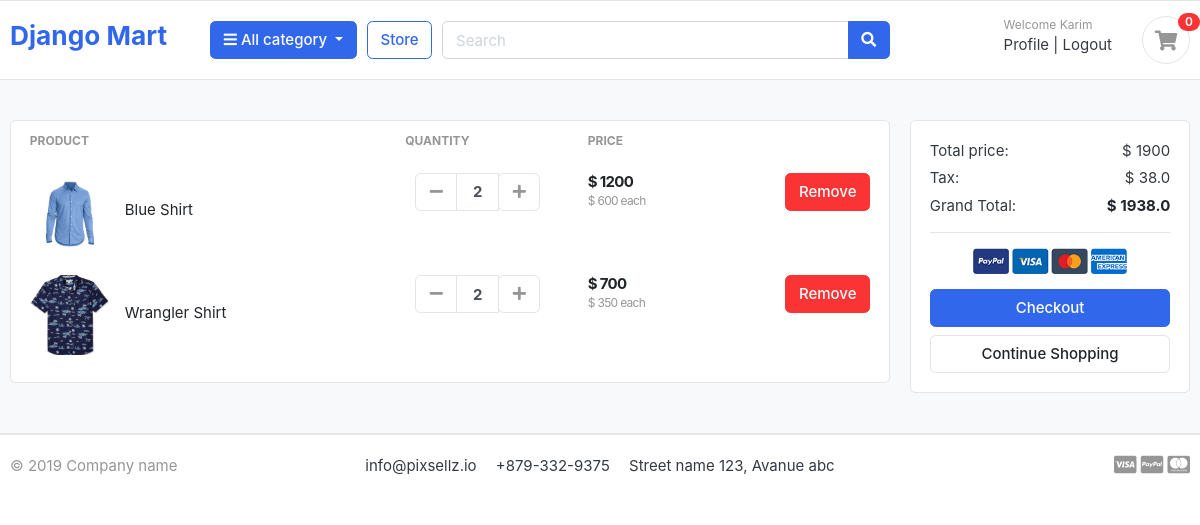
The app's page /cart/ (signed in) with its own data.
### cart/models.py (models this page shows, shortened)
class CartItem(models.Model):
    user = models.ForeignKey(User, on_delete=models.CASCADE, null=True)
    product = models.ForeignKey(Product, on_delete=models.CASCADE)
    cart = models.ForeignKey(Cart, on_delete=models.CASCADE, null=True)
    quantity = models.IntegerField()
    is_active = models.BooleanField(default=True)
    def sub_total(self):
        return self.product.price * self.quantity

### store/models.py (models this page shows, shortened)
class Product(models.Model):
    product_name = models.CharField(max_length=100, unique=True)
    slug = models.SlugField(max_length=200, unique=True)
    description = models.TextField(max_length=500, blank=True)
    price = models.IntegerField()
    images = models.ImageField(upload_to='photos/products')
    stock = models.IntegerField()
    is_available = models.BooleanField(default=True)
    category = models.ForeignKey(Category, on_delete=models.CASCADE)
    created_date = models.DateTimeField(auto_now_add=True)
    modified_date = models.DateTimeField(auto_now=True)

### cart/views.py (the view)
# urls.py: path('', views.cart, name='cart'),
def cart(request, total=0, quantity=0, cart_items=None):
    try:
        tax = 0
        grand_total = 0
        if request.user.is_authenticated:
            cart_items = CartItem.objects.filter(user=request.user, is_active=True)
        else:
            cart = Cart.objects.get(cart_id=_cart_id(request))
            cart_items = CartItem.objects.filter(cart=cart, is_active=True)
        for cart_item in cart_items:
            total += (cart_item.product.price * cart_item.quantity)
            quantity += cart_item.quantity
        tax = (2 * total)/100
        grand_total = total + tax
    except ObjectDoesNotExist:
        pass #just ignore
    context = {
        'total': total,
        'quantity': quantity,
        'cart_items': cart_items,
        'tax'       : tax,
        'grand_total': grand_total,
    }
    return render(request, 'cart/cart.html', context)

### cart/templates/cart/cart.html (shortened to what this page needs)
{% extends 'base.html' %}
{% load static %}
{% block body %}
<section class="section-content padding-y bg">
  <div class="container">
    {% if not cart_items %}
    <h2 class="text-center">Your Shopping Cart is Empty</h2>
    <br />
    <div class="text-center">
      <a href="{% url 'store' %}" class="btn btn-primary">Continue Shopping</a>
    </div>
    {% else %}
    <div class="row">
      <aside class="col-lg-9">
        <div class="card">
          <table class="table table-borderless table-shopping-cart">
            <thead class="text-muted">
              <tr class="small text-uppercase">
                <th scope="col">Product</th>
                <th scope="col" width="120">Quantity</th>
                <th scope="col" width="120">Price</th>
                <th scope="col" class="text-right" width="200"></th>
              </tr>
            </thead>
            <tbody>
              {% for cart_item in cart_items %}
              <tr>
                <td>
                  <figure class="itemside align-items-center">
                    <div class="aside">
                      <img
                        src="{{ cart_item.product.images.url }}"
                        class="img-sm"
                      />
                    </div>
                    <figcaption class="info">
                      <a
                        href="{{ cart_item.product.get_url }}"
                        class="title text-dark"
                        >{{ cart_item.product.product_name }}</a
                      >
                    </figcaption>
                  </figure>
                </td>
                <td>
                  <div class="col">
                    <div class="input-group input-spinner">
                      <div class="input-group-prepend">
                        <a
                          href="{% url 'remove_cart' cart_item.product.id cart_item.id %}"
                          class="btn btn-light"
                          type="button"
                          id="button-plus"
                        >
                          <i class="fa fa-minus"></i>
                        </a>
                      </div>
                      <input
                        type="text"
                        class="form-control"
                        value="{{ cart_item.quantity }}"
                      />
                      <div class="input-group-append">
                        <form
                          action="{% url 'add_cart' cart_item.product.id %}"
                          method="POST"
                        >
                          <button
                            class="btn btn-light"
                            type="submit"
                            id="button-minus"
                          >
                            <i class="fa fa-plus"></i>
                          </button>
                        </form>
                      </div>
                    </div>
                  </div>
                </td>
                <td>
                  <div class="price-wrap">
                    <var class="price">$ {{ cart_item.sub_total }}</var>
                    <small class="text-muted">
                      $ {{ cart_item.product.price }} each
                    </small>
                  </div>
                </td>
                <td class="text-right">
                  <a
                    href="{% url 'remove_cart_item' cart_item.product.id cart_item.id %}"
                    onclick="return confirm('Are you sure you want to delete this item?')"
                    class="btn btn-danger"
                  >
                    Remove</a
                  >
                </td>
              </tr>
              {% endfor %}
            </tbody>
          </table>
        </div>
      </aside>
      <aside class="col-lg-3">
        <div class="card">
          <div class="card-body">
            <dl class="dlist-align">
              <dt>Total price:</dt>
              <dd class="text-right">$ {{total}}</dd>
            </dl>
            <dl class="dlist-align">
              <dt>Tax:</dt>
              <dd class="text-right">$ {{tax}}</dd>
            </dl>
            <dl class="dlist-align">
              <dt>Grand Total:</dt>
              <dd class="text-right text-dark b">
                <strong>$ {{grand_total}}</strong>
              </dd>
            </dl>
            <hr />
            <p class="text-center mb-3">
              <img
                src="{% static './images/misc/payments.png' %}"
                height="26"
              />
            </p>
            <a href="{% url 'checkout' %}" class="btn btn-primary btn-block">
              Checkout
            </a>
            <a href="{% url 'store' %}" class="btn btn-light btn-block"
              >Continue Shopping</a
            >
          </div>
        </div>
      </aside>
    </div>
    {% endif %}
  </div>
</section>
{% endblock %}

### templates/base.html (shortened to what this page needs)
{% load static %}
<!DOCTYPE html>
<html lang="en">
    <head>
        <link href="{% static 'css/bootstrap.css' %}" rel="stylesheet" type="text/css" />
        <link
          href="{% static 'fonts/fontawesome/css/all.min.css' %}"
          type="text/css"
          rel="stylesheet"
        />
        <link href="{% static 'css/ui.css' %}" rel="stylesheet" type="text/css" />
        <link
          href="css/responsive.css"
          rel="stylesheet"
          media="only screen and (max-width: 1200px)"
        />
      </head>
<body>
    <header class="section-header">
        <section class="header-main border-bottom">
          <div class="container">
            <div class="row align-items-center">
              <div class="col-lg-2 col-md-3 col-6">
                <a href="{% url 'home' %}" class="brand-wrap">
                  <h3>Django Mart</h3>
                </a>
              </div>
              <div class="col-lg col-sm col-md col-6 flex-grow-0">
                <div class="category-wrap dropdown d-inline-block float-right">
                  <button
                    type="button"
                    class="btn btn-primary dropdown-toggle"
                    data-toggle="dropdown"
                  >
                    <i class="fa fa-bars"></i> All category
                  </button>
                </div>
              </div>
              <a href="{% url 'store' %}" class="btn btn-outline-primary">Store</a>
              <div class="col-lg col-md-6 col-sm-12 col">
                <form action="#" class="search">
                  <div class="input-group w-100">
                    <input
                      type="text"
                      class="form-control"
                      style="width: 60%"
                      placeholder="Search"
                    />
                    <div class="input-group-append">
                      <button class="btn btn-primary" type="submit">
                        <i class="fa fa-search"></i>
                      </button>
                    </div>
                  </div>
                </form>
              </div>
              <div class="col-lg-3 col-sm-6 col-8 order-2 order-lg-3">
                <div class="d-flex justify-content-end mb-3 mb-lg-0">
                  <div class="widget-header">
                    {% if request.user.is_authenticated %}
                    <small class="title text-muted">Welcome {{request.user.first_name}}</small>
                    <div>
                      <a href="{% url 'profile' %}">Profile</a>
                      <span class="dark-transp"> | </span>
                      <a href="{% url 'logout' %}"> Logout</a>
                      {%else%}
                      <small class="title text-muted">Welcome guest!</small>
                    <div>
                      <a href="{% url 'login' %}">Sign in</a>
                      <span class="dark-transp"> | </span>
                      <a href="{% url 'register' %}"> Register</a>
                    {% endif %}
                    </div>
                  </div>
                  <a href="{% url 'cart' %}" class="widget-header pl-3 ml-3">
                    <div class="icon icon-sm rounded-circle border">
                      <i class="fa fa-shopping-cart"></i>
                    </div>
                    <span class="badge badge-pill badge-danger notify">0</span>
                  </a>
                </div>
              </div>
            </div>
          </div>
        </section>
      </header>
      {% block body %}
      {% endblock %}
<footer class="section-footer border-top">
	<div class="container">
		<section class="footer-bottom border-top row">
			<div class="col-md-2">
				<p class="text-muted"> &copy 2019 Company name </p>
			</div>
			<div class="col-md-8 text-md-center">
				<span  class="px-2">info@pixsellz.io</span>
				<span  class="px-2">+879-332-9375</span>
				<span  class="px-2">Street name 123, Avanue abc</span>
			</div>
			<div class="col-md-2 text-md-right text-muted">
				<i class="fab fa-lg fa-cc-visa"></i>
				<i class="fab fa-lg fa-cc-paypal"></i>
				<i class="fab fa-lg fa-cc-mastercard"></i>
			</div>
		</section>
	</div>
</footer>
</body>
</html>

### static/css/ui.css (style rules this page uses)
html { font-family: "Inter", sans-serif; font-size: 15px; }
.price-wrap { letter-spacing: -0.7px; }
.icon-xs, .icon-sm, .icon-md, .icon-lg { display: inline-block; text-align: center; flex-shrink: 0; flex-grow: 0; }
.icon-sm { width: 48px; height: 48px; line-height: 48px !important; font-size: 20px; }
.img-xs, .img-sm, .img-md, .img-lg { -o-object-fit: cover; object-fit: cover; flex-shrink: 0; flex-grow: 0; }
.img-sm { width: 80px; height: 80px; }
.padding-y { padding-top: 40px; padding-bottom: 40px; }
var { font-style: normal; }
figure { margin-bottom: 0; }
.bg { background-color: #f8f9fa; }
.b { font-weight: 600; }
p:last-child { margin-bottom: 0; }
.header-main { position: relative; padding-top: 1rem; padding-bottom: 1rem; }
.widget-header { display: inline-block; vertical-align: middle; position: relative; }
.widget-header a { color: #343a40; }
.widget-header i { color: #969696; }
.widget-header .title { display: block; }
.widget-header .notify { position: absolute; top: -3px; right: -10px; }
.footer-bottom { padding-top: 20px; padding-bottom: 20px; }
.btn-light { background-color: #fff; border-color: #e4e4e4; }
.btn-light i { color: #969696; }
.itemside { position: relative; display: flex; width: 100%; }
.itemside .aside { position: relative; flex-shrink: 0; }
.itemside .info { padding-left: 15px; padding-right: 7px; }
.itemside .title { display: block; margin-bottom: 5px; color: #212529; }
[class*=dlist-] { margin-bottom: 5px; }
[class*=dlist-] dd { margin-bottom: 0; }
.dlist-align { display: flex; }
.dlist-align dt { width: 150px; word-wrap: break-word; font-weight: normal; }
.dlist-align dd { flex-grow: 1; }
.notify { position: absolute; top: -4px; right: -10px; display: inline-block; padding: 0.25em 0.6em; font-size: 12px; line-height: 1; text-align: center; border-radius: 3rem; color: #fff; background-color: #fa3434; }
.price { font-weight: 600; color: #212529; }
.input-spinner { width: 125px; flex-wrap: nowrap; display: inline-flex; vertical-align: middle; }
.input-spinner input.form-control { text-align: center; max-width: 46px; font-weight: bold; flex-basis: 46px; border-color: #e4e4e4; flex-grow: 0; }
.input-spinner .btn { width: 42px; text-align: center; padding-left: 0.5rem; padding-right: 0.5rem; }
.table-shopping-cart.table td, .table-shopping-cart.table th { padding-left: 1.25rem; padding-right: 1.25rem; }
.table-shopping-cart .price-wrap { line-height: 1.2; }
.table-shopping-cart .price { font-weight: bold; margin-right: 5px; display: block; }

### records on screen
CartItem: product.images (picture), product.product_name "Blue Shirt", quantity "2", sub_total "1200", product.price "600"
CartItem: product.images (picture), product.product_name "Wrangler Shirt", quantity "2", sub_total "700", product.price "350"

### other values on screen
{{ request.user.first_name }} "Karim"
{{ total }} "1900"
{{ tax }} "38.0"
{{ grand_total }} "1938.0"
